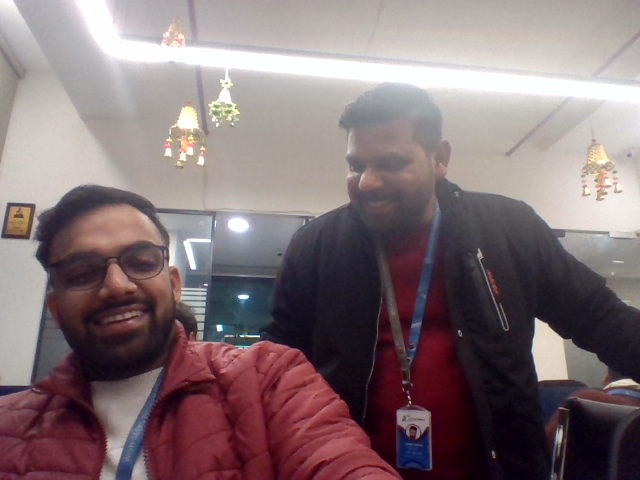
#> input picture media/employee_photos/akash_1.jpg, 640 x 480 px; its folder holds only this picture in this run
$ python -i train_model.py   (imports and definitions only)
#> lines starting #> are read from the running program, lines starting #| are printed output that depends on the picture
import os
import django

# Set up Django settings
# [2 lines not run here, left out]

# Now you can import your function and use it
# facial_attendance/face_recognition/train_model.py
import cv2
import os
import numpy as np
from PIL import Image

def train_faces(training_dir='media/employee_photos'):
#> called with training_dir = 'media/employee_photos'
    recognizer = cv2.face.LBPHFaceRecognizer_create()  # Now works
    detector = cv2.CascadeClassifier(cv2.data.haarcascades + "haarcascade_frontalface_default.xml")

    image_paths = [os.path.join(training_dir, f) for f in os.listdir(training_dir)]
    face_samples, ids = [], []

    for image_path in image_paths:
        img = Image.open(image_path).convert('L')  # Convert to grayscale
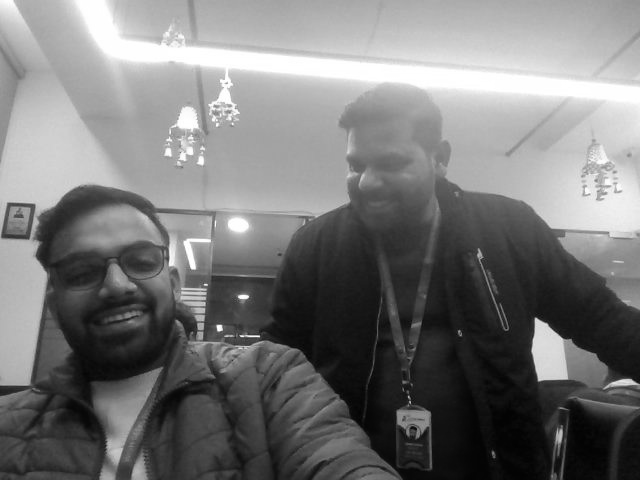
#> img: PIL image 640x480 L; min 2, max 255, mean 119.4
        img_np = np.array(img, 'uint8')
#> (the run stopped early here; a loop or call above may not have finished)
